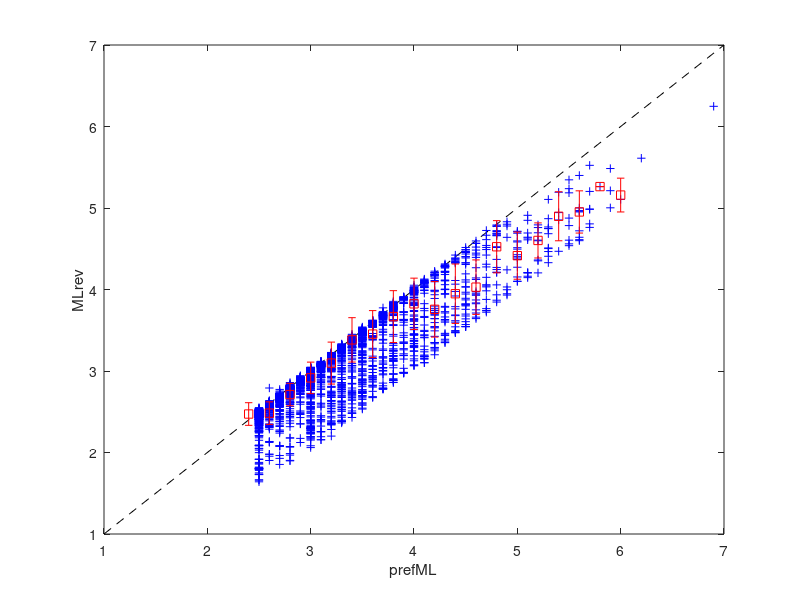

The MATLAB source for this figure:
% get_M_corr_fact.m
% 
% Develop generic relations to correct magnitudes for unknown types that 
% do not have a RevML field prior to 1986
% *************************************************************************

if exist('mdat','var') ~= 1
    disp('Loading mdat');
    load mdat_ml_rev.mat;
end

ind = [];
for i = 1:length(mdat)
    if ~isnan(mdat(i).MDAT_MLrevdist(1)) ...
       & mdat(i).MDAT_dateNum < datenum(1986,1,1) ...
       & mdat(i).MDAT_lat < -10
        ind = [ind i];
    end
end
%   
plot([1, 7], [1, 7], 'k--');
hold on;
plot(([mdat(ind).MDAT_prefML]),([mdat(ind).MDAT_MLrev]),'b+');
xlabel('prefML');
ylabel('MLrev');

mrange = (1:0.2:6);
for i = 1:length(mrange)
    mind = find(([mdat(ind).MDAT_prefML]) >= mrange(i)-0.1 ...
           & ([mdat(ind).MDAT_prefML]) < mrange(i)+0.1);
    medrev(i) = median(([mdat(ind(mind)).MDAT_MLrev]));
    stdrev(i) = std(([mdat(ind(mind)).MDAT_MLrev]));
end
delnan = find(isnan(medrev));
mrange(delnan) = [];
medrev(delnan) = [];
stdrev(delnan) = [];

hold on;
errorbar((mrange),(medrev),(stdrev),'rs');
mcorr = polyfit(mrange,medrev,1);
dlmwrite('mcorr_2020.dat',mcorr);
